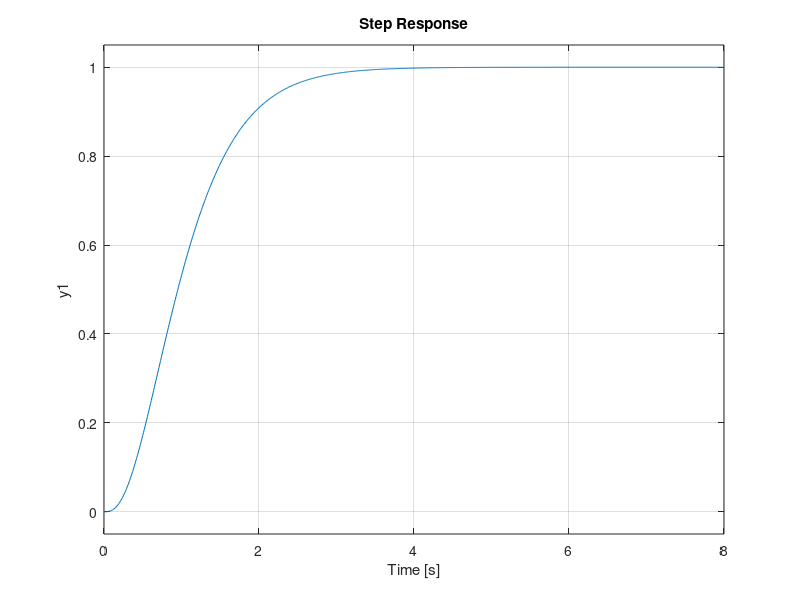

This chart was generated by the following MATLAB code: (Note: this script raises an error after producing the figure.)
%% Servo & Tracking I: Integral Control for Zero-Error Tracking
% *Adding an integrator state so the output tracks a reference and rejects
% constant disturbances -- exactly.*
%
% Pole placement (|State-Space/PolePlacement.m|) drives the state to zero
% (regulation) and uses a static reference gain $N_r$ to scale a step. But a
% static gain leaves a steady-state error the moment a disturbance appears or
% the plant drifts. *Integral control* augments the plant with the integral
% of the tracking error, guaranteeing zero steady-state error to a step and
% rejection of any constant input disturbance. In this tutorial you will:
%
% * augment the plant with an integrator state,
% * design the feedback on the augmented system with |place| (or |lqr|), and
% * show tracking with zero error and full disturbance rejection (before/after).
%
% Ogata, _Modern Control Engineering_, Ch. 10. Run with
% |publish('IntegralControl.m')|.

%% Plant
% $G(s)=\frac{1}{(s+1)(s+2)}$ in state-space; only the output is measured.
A = [0 1; -2 -3];
B = [0; 1];
C = [1 0];

%% Augment with an integrator of the tracking error
% Introduce a state $x_i$ with $\dot{x}_i=r-y=r-Cx$. The augmented system is
%
% $$ [\,\dot{x}\,;\,\dot{x}_i\,]
%    =[\,A\ \ 0\,;\ -C\ \ 0\,]\,[\,x\,;\,x_i\,]
%    +[\,B\,;\,0\,]\,u
%    +[\,0\,;\,1\,]\,r. $$
Aa = [A, zeros(2,1); -C, 0];
Ba = [B; 0];
n  = size(A,1);

%% Design the state + integral feedback
% Place all augmented poles in the left-half plane. The last gain component
% multiplies the integrator state; |lqr(Aa,Ba,Q,R)| works just as well.
Ka = place(Aa, Ba, [-2, -3, -4]);
K  = Ka(1:n);      % state feedback
Ki = Ka(end);      % integral gain
fprintf('State gain K = %s, integral gain Ki = %.4f\n', mat2str(K,4), Ki)

%% After: the servo tracks a step with zero error
% Control law $u=-Kx-K_ix_i$. Build the closed loop from the reference $r$.
Acl   = [A - B*K, -B*Ki; -C, 0];
Ccl   = [C, 0];
sys_r = ss(Acl, [0;0;1], Ccl, 0);     % reference -> output

t = 0:0.01:8;
figure
step(sys_r, t)
hold on; yline(1,'k:','HandleVisibility','off'); hold off
grid on
title('After: Integral Servo Tracks a Step with Zero Error','Interpreter','latex','FontSize',15)
ylabel('$y$','Interpreter','latex','FontSize',16); set(get(gca,'YLabel'),'Rotation',0)
xlabel('$t$ (s)','Interpreter','latex','FontSize',16)
fprintf('Steady-state tracking error to a step: %.2e\n', 1 - dcgain(sys_r))

%% Before vs. after: rejecting a constant input disturbance
% A constant disturbance $d$ enters at the plant input,
% $\dot{x}=Ax+B(u+d)$. The static-$N_r$ design (no integrator) leaves a
% permanent offset; the integral servo drives the error back to zero.
sys_dist_int = ss(Acl, [B;0], Ccl, 0);         % disturbance -> output (integral)

Kp = place(A, B, [-3, -4]);                    % regulation-only comparison
sys_dist_static = ss(A - B*Kp, B, C, 0);       % disturbance -> output (static Nr)

figure
step(sys_dist_static, t)
hold on
step(sys_dist_int, t)
hold off
grid on
legend('Before (static $N_r$, no integrator)','After (integral servo)','Interpreter','latex','FontSize',12)
title('Constant Input Disturbance: Offset vs. Full Rejection','Interpreter','latex','FontSize',15)
ylabel('$y$','Interpreter','latex','FontSize',16); set(get(gca,'YLabel'),'Rotation',0)
xlabel('$t$ (s)','Interpreter','latex','FontSize',16)
fprintf('Disturbance steady-state -- static: %.4f, integral: %.2e\n', ...
    dcgain(sys_dist_static), dcgain(sys_dist_int))

%% Try it yourself
% * Change the disturbance size and notice the integral servo always returns
%   to zero error, while the static design's offset scales with it.
% * Swap |place| for |lqr(Aa,Ba,diag([1 1 10]),1)| and notice heavier
%   integral weight speed up the disturbance rejection.
